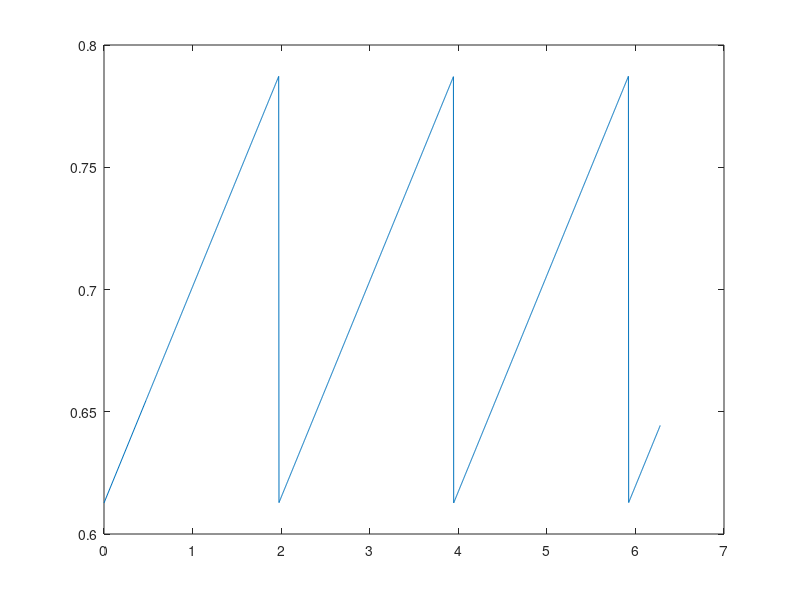
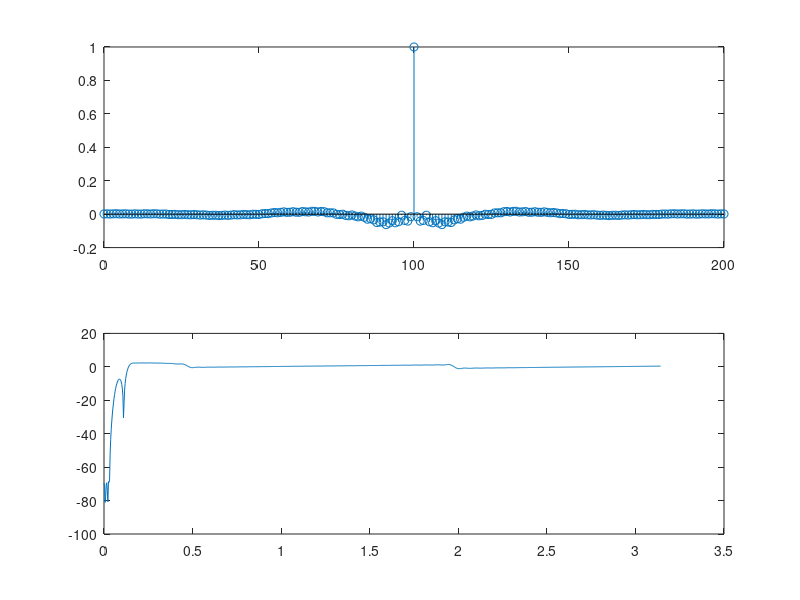
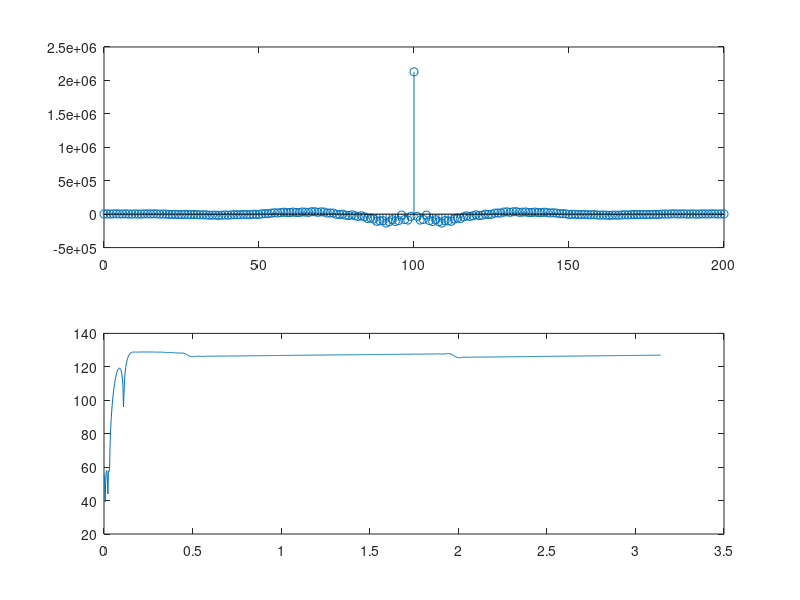

These charts were generated, in order, by the following MATLAB code: (Note: this script raises an error after producing the figures.)
%% DSP Homework 7
T = 1/20000;
Omegap = 2*pi*500*T;    Omegas = 2*pi*100*T; 
Lh = 201; 
K = 10*Lh; 
k = (0:K-1);
Omegak = k*2*pi/K;

% OmegaPC = 2*pi*1500*T;   OmegaPR = 2*pi*3000*T;
% parablength = Omegak.*(Omegak>=0 & Omegak<=OmegaPR);
OmegaPC = 2*pi*750*T;   OmegaPR = 2*pi*1500*T;
parablength = Omegak.*(Omegak>=Omegap & Omegak<=OmegaPR);

sawPer = 1000*2*pi/20000;
xsawPer= Omegak.*(Omegak > OmegaPR);

sinfn = (.7943-.707)*sawtooth(1/sawPer*xsawPer) + .7;
% sinfn = ((xsinPer - OmegaPC).^2).*sawtooth(1/sinPer*xsinPer) + .7943;
plot(xsawPer, sinfn);


figure;
xsauce = [0 OmegaPC OmegaPR]; ysauce = [.7943 .8915 .7943]; psauce = polyfit(xsauce,ysauce,2);
xu=linspace(0,OmegaPR,10);
parabola = [polyval(psauce,parablength)];
plot(parablength, parabola)

% Q = 20.0*(Omegak>=Omegas) + 1.0*(Omegak>=0 & Omegak < 1) + ...
%     10.0*(Omegak>=1 & Omegak < 1.5) + 1*(Omegak>=1.5 & Omegak < Omegap);
Q = 50.0*(Omegak<=Omegas) + 1.0*(Omegak>=Omegap & Omegak < OmegaPR) + ...
    1.0*(Omegak>=OmegaPR & Omegak < 1.5) + 1*(Omegak>=1.5 & Omegak < pi);
Q(fix(K/2)+2:end) = Q(round(K/2):-1:2);

% Hd = (1.*(Omegak < Omegap) + 0.*(Omegak > Omegap)).*exp(-1j*k*pi*(Lh-1)/K);
Hd = (0.*(Omegak<Omegap) + parabola.*(Omegak>=Omegap & Omegak<=OmegaPR) ...
     + sinfn.*(Omegak >= OmegaPR)).*exp(-1j*k*pi*(Lh-1)/K);
Hd(fix(K/2)+2:end) = conj(Hd(round(K/2):-1:2));
l = (0:Lh-1)'; a = exp(1j*l*Omegak)*Q.'/K; b = exp(1j*l*Omegak)*(Hd.*Q/K).';
a = real(a); b = real(b);
A = toeplitz(a); h = (A\b);
h = 1/max(h)*h;
n = (0:Lh-1)'; 
subplot(211); 
stem(n,h);
Omega = linspace(0,pi,1001); 
H = polyval(h,exp(1j*Omega)).*exp(-1j*(Lh-1)*Omega);
subplot(212); 
plot(Omega,20*log10(abs(H)))
deltap = 2*max(abs(abs(H(Omega>=Omegap))-1))
deltas = max(abs(H(Omega<=Omegas)))

figure;
plot(Q);

Morder = length(h);
[hMax,hMaxIndex] = max(h)
scale = abs((2^(16-1)-50)/h(hMaxIndex-1))
% scale = abs((2^15)/(abs(sum(h))));                                      %Q notation
hInt = floor(h*(scale));

subplot(211); 
stem(n,hInt);
Omega = linspace(0,pi,1001); 
H = polyval(hInt,exp(1j*Omega)).*exp(-1j*(Lh-1)*Omega);
subplot(212); 
plot(Omega,20*log10(abs(H)))
deltap = 2*max(abs(abs(H(Omega>=Omegap))-1))
deltas = max(abs(H(Omega<=Omegas)))

        fid = fopen('K22_Project_Framework/coef.h','w');
        fprintf(fid,'#define Korder %i \n',uint8(Morder));
        fprintf(fid,'int h[Korder] = { \n');
        for Korder = 1:Morder-1
            fprintf(fid,'%i,\n', hInt(Korder));
        end
        fprintf(fid,'%i }; \n', hInt(Korder));
        fclose(fid);

save('bpg.mat','hInt');
